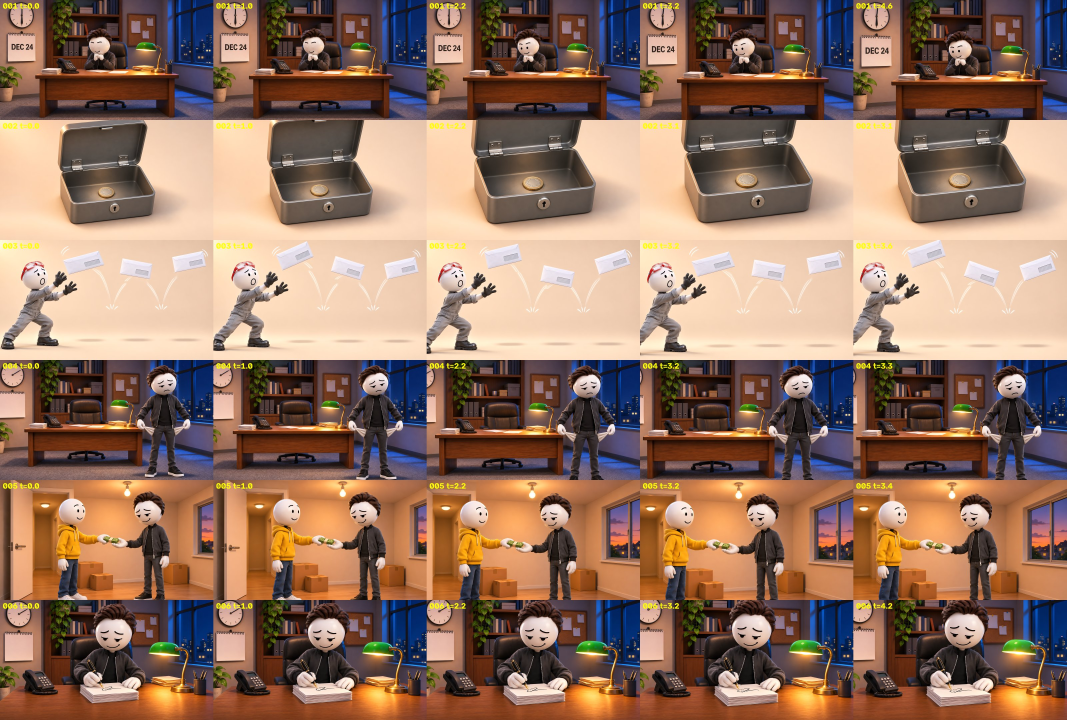
#> input picture videos/tesla-days-from-bankrupt/sheets/anim_001-006.jpg, 3200 x 2160 px (shown at 1/3 size)
$ python -i detect_faces.py   (imports and definitions only)
#> lines starting #> are read from the running program, lines starting #| are printed output that depends on the picture; after the words box and inside, x2 and y2 are one past the last pixel; in counts of white or black regions, pixels touching at a corner belong together
#> further down, picture is the input picture: shape (2160, 3200, 3); mean B, G, R 98.7, 117, 148.5
"""Propose stickman heads (largest white circles) and eyes (dark tall dots inside) per 4K scene.
usage: python3 detect_faces.py images_dir out.json [overlay_dir]
Candidates are numbered; a human picks the real heads (anim/faces.json)."""
import sys, os, json
import numpy as np, cv2

def white_mask(img, q=4):
#> called with q = 4
    h, w = img.shape[:2]
#> h = 2160; w = 3200
    small = cv2.resize(img, (w // q, h // q), interpolation=cv2.INTER_AREA)
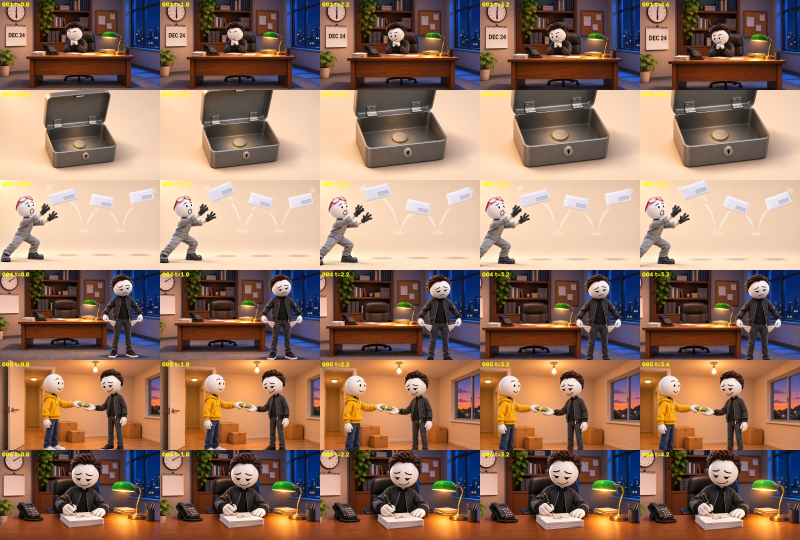
#> small: shape (540, 800, 3); mean B, G, R 98.7, 117, 148.5
    hsv = cv2.cvtColor(small, cv2.COLOR_BGR2HSV)
#> hsv: shape (540, 800, 3); mean H, S, V 34.8, 111.3, 154.6
    m = ((hsv[..., 1] < 45) & (hsv[..., 2] > 165)).astype(np.uint8) * 255
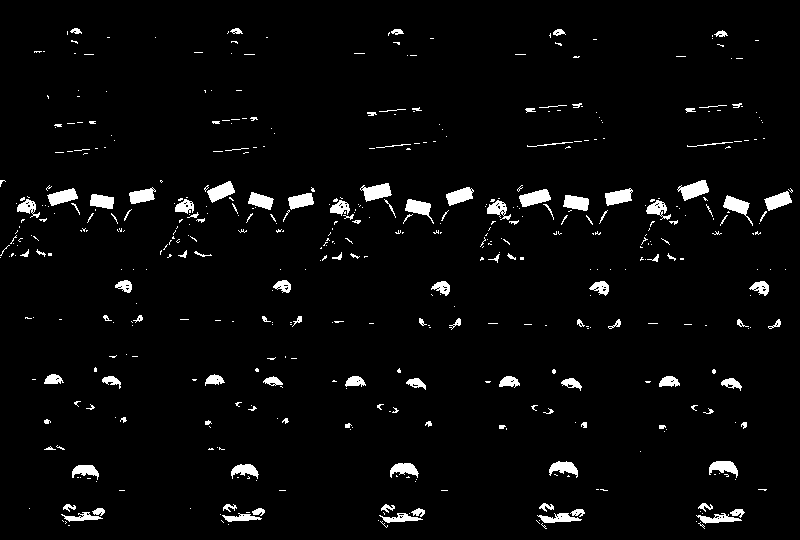
#> m: shape (540, 800); 3.5% white; 503 white regions (381 under 20 px), largest, box (x1, y1, x2, y2) and area: (677, 180, 709, 201) 376, (360, 183, 392, 202) 366, (519, 189, 551, 207) 363
    # close small dark features (eyes, mouth, glasses) so the ball stays solid
    return cv2.morphologyEx(m, cv2.MORPH_CLOSE, np.ones((9, 9), np.uint8))
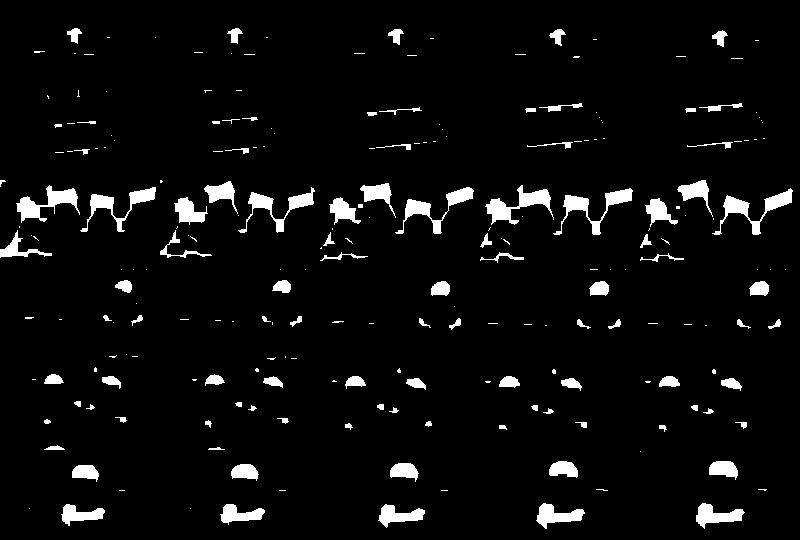
#> returned value: shape (540, 800); 4.8% white; 232 white regions (132 under 20 px), largest, box (x1, y1, x2, y2) and area: (485, 185, 554, 225) 965, (712, 188, 793, 235) 937, (553, 188, 633, 235) 908

def find_eyes(img, X, Y, R):
    h, w = img.shape[:2]
    x0, y0, x1, y1 = max(0, X - R), max(0, Y - R), min(w, X + R), min(h, Y + R)
    roi = img[y0:y1, x0:x1]
    disk = np.zeros(roi.shape[:2], np.uint8)
    cv2.circle(disk, (X - x0, Y - y0), int(R * 0.82), 255, -1)
    dark = ((cv2.cvtColor(roi, cv2.COLOR_BGR2GRAY) < 75) & (disk > 0)).astype(np.uint8) * 255
    dc, _ = cv2.findContours(dark, cv2.RETR_EXTERNAL, cv2.CHAIN_APPROX_SIMPLE)
    eyes = []
    for d in dc:
        da = cv2.contourArea(d); bx, by, bw, bh = cv2.boundingRect(d)
        if not (R * 0.035) < bh < R * 0.3: continue
        if bh < bw * 0.85 or da < bw * bh * 0.5: continue      # solid, taller than wide
        eyes.append([x0 + bx + bw / 2, y0 + by + bh / 2, bw / 2, bh / 2])
    best = None
    for i in range(len(eyes)):
        for j in range(i + 1, len(eyes)):
            a, b = eyes[i], eyes[j]
            dx, dy = abs(a[0] - b[0]), abs(a[1] - b[1])
            if dy < R * 0.18 and R * 0.18 < dx < R * 0.95 and 0.5 < a[3] / b[3] < 2:
                s = dy + abs(a[3] - b[3])
                if best is None or s < best[0]: best = (s, sorted([a, b]))
    return [[round(v) for v in e] for e in best[1]] if best else []

def find(img, q=4, maxn=8):
    m = white_mask(img, q)
    dist = cv2.distanceTransform(m, cv2.DIST_L2, 5)
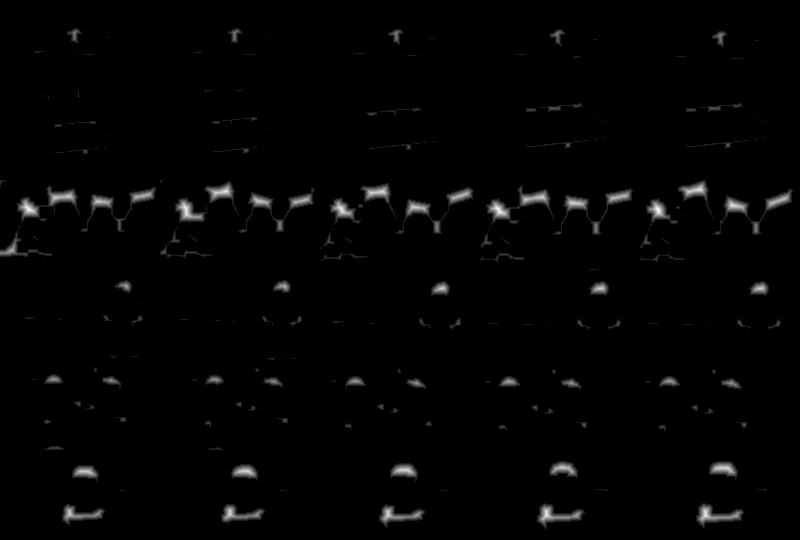
#> dist: shape (540, 800) float32; min 0, max 8.79, mean 0.123; drawn with min black and max white
    out = []
    for _ in range(maxn):
        _, r, _, (x, y) = cv2.minMaxLoc(dist)
        if r < 11: break
        X, Y, R = int(x * q), int(y * q), int(r * q * 1.05)
        out.append({'x': X, 'y': Y, 'r': R, 'eyes': find_eyes(img, X, Y, R)})
        cv2.circle(dist, (int(x), int(y)), int(r * 1.6), 0, -1)
#> this loop made 1 pass
#> (r, x, y) on pass 1: (8.79, 658, 210)
#> after the loop, out = []
    return out

# [16 lines not run here, left out]

>>> import cv2
>>> picture = cv2.imread('../sheets/anim_001-006.jpg')
>>> result = find(picture)
#> result = []

$ run again, on videos/tesla-days-from-bankrupt/sheets/anim_041-060.jpg
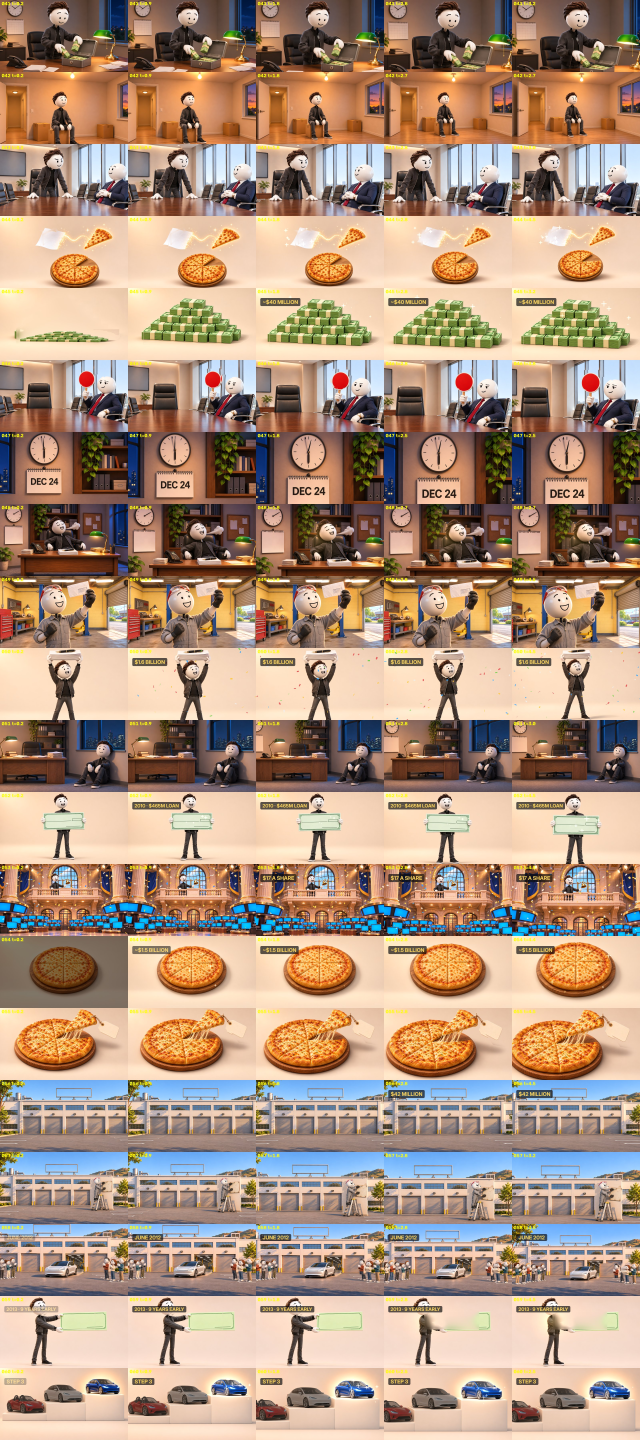
#> input picture videos/tesla-days-from-bankrupt/sheets/anim_041-060.jpg, 3200 x 7200 px (shown at 1/5 size)
#> picture is the input picture: shape (7200, 3200, 3); mean B, G, R 127.5, 148.2, 175
#> hsv: shape (1800, 800, 3); mean H, S, V 30.5, 95, 183.6
#> m: shape (1800, 800); 6.1% white; 3068 white regions (2639 under 20 px), largest, box (x1, y1, x2, y2) and area: (537, 1660, 686, 1710) 3592, (377, 1660, 521, 1710) 3548, (58, 1660, 196, 1720) 3538
#> the loop in find, `for _ in range(maxn):` made 8 passes
#> (r, x, y, X, Y, R, x0 in find_eyes, y0 in find_eyes) on passes 2 to 8: (22.38, 0, 1691, 0, 6764, 93, 0, 6671), (21, 156, 1688, 624, 6752, 88, 536, 6664), (20.98, 639, 1689, 2556, 6756, 88, 2468, 6668), (19.79, 323, 1690, 1292, 6760, 83, 1209, 6677), (19.79, 483, 1690, 1932, 6760, 83, 1849, 6677), (19.38, 756, 217, 3024, 868, 81, 2943, 787), (19.2, 440, 216, 1760, 864, 80, 1680, 784)
#> pass 1, in find_eyes, `dark = ((cv2.cvtColor(roi, cv2.COLOR_BGR2GRAY) < 75) & (disk > 0)).ast..`:
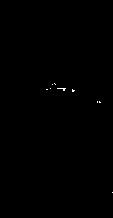
#> dark: shape (218, 113); 0.13% white in thin lines or dots, all inside (x1, y1, x2, y2) = (46, 83, 113, 193)
#> after the loop in find, `for _ in range(maxn):`:
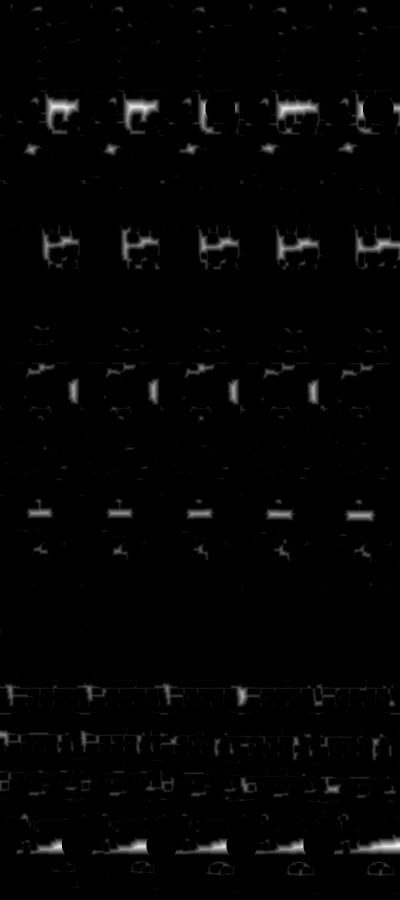
#> dist: shape (1800, 800) float32 (shown at 1/2 size); min 0, max 19, mean 0.306; drawn with min black and max white
#> after the loop in find, `for _ in range(maxn):`: out = 8 items

$ run again, on videos/tesla-days-from-bankrupt/sheets/anim_059-059.jpg
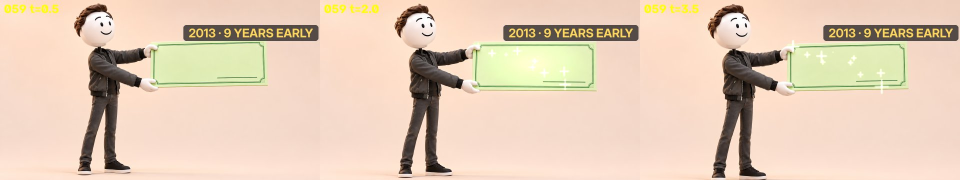
#> input picture videos/tesla-days-from-bankrupt/sheets/anim_059-059.jpg, 1920 x 360 px (shown at 1/2 size)
#> picture is the input picture: shape (360, 1920, 3); mean B, G, R 183.2, 204.8, 227.6
#> hsv: shape (90, 480, 3); mean H, S, V 14.4, 52.6, 228.9
#> m: shape (90, 480); 26.6% white; 144 white regions (130 under 20 px), largest, box (x1, y1, x2, y2) and area: (58, 40, 197, 90) 3575, (219, 48, 356, 90) 3315, (376, 52, 480, 90) 2425
#> the loop in find, `for _ in range(maxn):` made 8 passes
#> (r, x, y, X, Y, R, x0 in find_eyes, y0 in find_eyes) on passes 1 to 7: (35.97, 153, 89, 612, 356, 151, 461, 205), (35.38, 310, 89, 1240, 356, 148, 1092, 208), (33.56, 479, 89, 1916, 356, 140, 1776, 216), (30.17, 0, 89, 0, 356, 126, 0, 230), (22, 89, 89, 356, 356, 92, 264, 264), (19.58, 425, 89, 1700, 356, 82, 1618, 274), (15.39, 254, 83, 1016, 332, 64, 952, 268)
#> pass 1, in find_eyes, `roi = img[y0:y1, x0:x1]`:
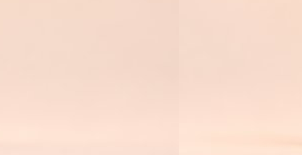
#> roi: shape (155, 302, 3); mean B, G, R 205.6, 220.5, 247.9
#> after the loop in find, `for _ in range(maxn):`:
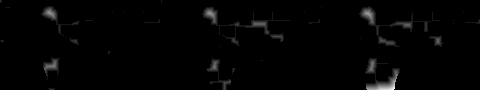
#> dist: shape (90, 480) float32; min 0, max 10.79, mean 0.148; drawn with min black and max white
#> after the loop in find, `for _ in range(maxn):`: out = 7 items
